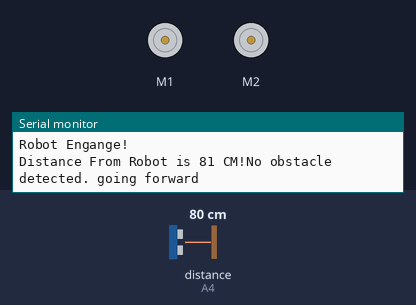
Bench run of a sketch on a simulated Arduino Uno, built with avr-gcc and run on an emulated ATmega328P. Parts: 2 × DC motor (green arrow = forward, orange = backward, longer = faster), the last lines printed to the serial monitor. The test bench sets the inputs (shaded band); at power-on: distance to the obstacle (sensor on A4) 80 cm. The echo pulse lasts 58.3 µs per cm.

Above: at 0.02 s.
At 1.2 s:
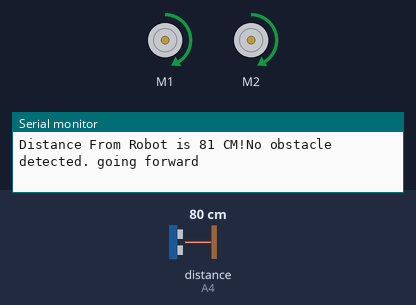
1.3 s: distance to the obstacle (sensor on A4) set to 28 cm
4.3 s: distance to the obstacle (sensor on A4) set to 23 cm
At 5.1 s:
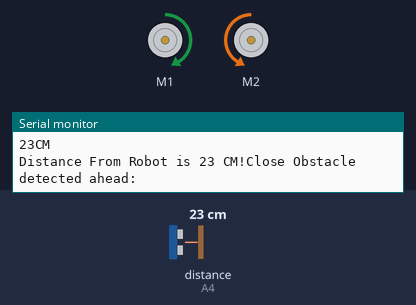
Timing chart, 0 to 7.3 s (numbered marks = the images above; inputs shaded):
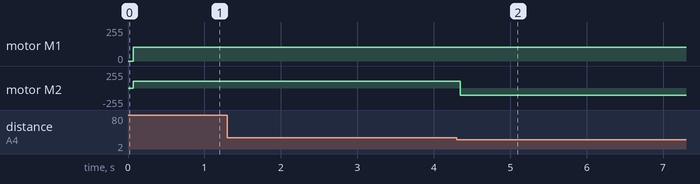

Measured:
- the behaviour switches between 25 and 24 cm on distance to the obstacle (sensor on A4) (found by bisection; images 1 and 2)
- after the input at 4.3 s, motor M2: forward 105/255 → backward 105/255 at once

The sketch:

Obstacle_Avoiding_Robot_Code.ino
```cpp
/*
 *  This uses a combo of NewPhing and AFMotor with the motor shield and the HC-SR04 ultra sonic ping sensor
 *  The basic idea is to constanlty scan for obsticles, if found, turn right until not found.
 *
 *  based loosely off of
 *  http://www.instructables.com/id/Arduino-Ultimate-Obstacle-Avoiding-Robot/
 *  Cheers to Roy for his donation
 *
*/

#include <AFMotor.h> //import your motor shield library
#include <NewPing.h>

// pin used to TRIGGER the ultrasonic sensor.
#define TRIGGER_PIN  A1
// pin used to ECHO the ultrasonic sensor
#define ECHO_PIN     A4
// Maximum distance we want to ping for (in centimeters). Maximum sensor distance is rated at 400-500cm.
#define MAX_DISTANCE 200

// set up motors using the commom AFMotr library
AF_DCMotor motor1(1,MOTOR12_64KHZ);
AF_DCMotor motor2(2,MOTOR12_8KHZ);

//setup teh ping sensor
NewPing sonar(TRIGGER_PIN, ECHO_PIN, MAX_DISTANCE);

long distance;
unsigned int duration;

void setup() {
  //for debugging
  Serial.begin(9600);
  Serial.println("Robot Engange!");
  //set the speed of the motors, between 0-255.
  //105 is a safe speed, too fast and the ping sensore has issues
  motor1.setSpeed(105);
  motor2.setSpeed (105);
}

void loop() {
  // Send ping, get ping time in microseconds (uS).
   duration = sonar.ping();
   // convert the distance to centimeters.
   distance = (duration/US_ROUNDTRIP_CM);
   Serial.print ("Distance From Robot is " );
   Serial.print (distance);
   Serial.print (" CM!");

   /*if there's an obstacle 25 centimers, ahead, do the following: */
   if (distance < 25) {
      Serial.println ("Close Obstacle detected ahead: " );
      Serial.print(distance);
      Serial.println ("CM");
      motor1.run(FORWARD);
      motor2.run (BACKWARD);
  } else {
     Serial.println ("No obstacle detected. going forward");
     delay (50);
     motor1.run(FORWARD);
     motor2.run(FORWARD);
  }
}
```
